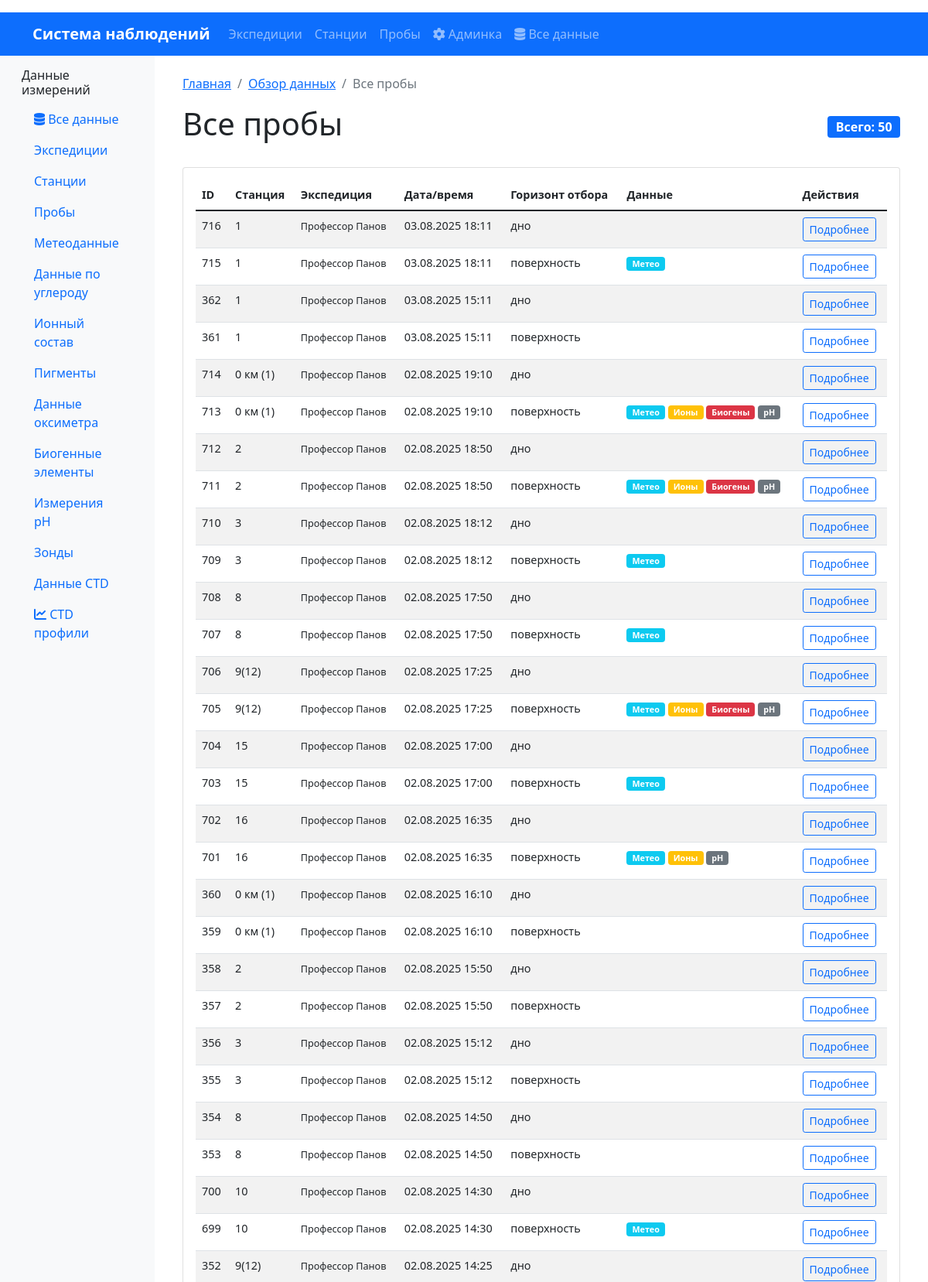
Page /data/samples/ (upper part) on the committed database.
### oceanography/models.py (models this page shows, shortened)
class Sample(models.Model):
    sample_id = models.AutoField(primary_key=True)
    station = models.ForeignKey(Station, on_delete=models.CASCADE, verbose_name="Станция", related_name='samples')
    datetime = models.DateTimeField(verbose_name="Дата и время отбора пробы")
    sampling_depth = models.CharField(max_length=50, verbose_name="Горизонт отбора")
    comment = models.TextField(blank=True, verbose_name="Комментарии")
    class Meta:
        db_table = 'samples'
        verbose_name = "Проба"
        verbose_name_plural = "Пробы"
        indexes = [
            models.Index(fields=['station', 'datetime']),
            models.Index(fields=['datetime']),
            models.Index(fields=['sampling_depth']),
        ]
        ordering = ['station__expedition', 'station', 'datetime']

class Station(models.Model):
    station_id = models.AutoField(primary_key=True)
    expedition = models.ForeignKey(Expedition, on_delete=models.CASCADE, verbose_name="Экспедиция", related_name='stations')
    station_name = models.CharField(max_length=200, verbose_name="Название станции")
    datetime = models.DateTimeField(verbose_name="Дата и время станции")  # НОВОЕ ПОЛЕ
    latitude = models.DecimalField(max_digits=9, decimal_places=6, verbose_name="Широта")
    longitude = models.DecimalField(max_digits=9, decimal_places=6, verbose_name="Долгота")
    bottom_depth = models.DecimalField(max_digits=7, decimal_places=2, null=True, blank=True, verbose_name="Глубина дна (м)")
    secchi_depth = models.DecimalField(max_digits=5, decimal_places=2, null=True, blank=True, verbose_name="Прозрачность по диску Секки (м)")
    class Meta:
        db_table = 'stations'
        verbose_name = "Станция"
        verbose_name_plural = "Станции"
        indexes = [
            models.Index(fields=['expedition', 'datetime']),
            models.Index(fields=['latitude', 'longitude']),
            models.Index(fields=['datetime']),
        ]
        unique_together = ['expedition', 'datetime']
        ordering = ['expedition', 'datetime']

class Expedition(models.Model):
    expedition_id = models.AutoField(primary_key=True)
    start_date = models.DateField(verbose_name="Дата начала экспедиции")
    end_date = models.DateField(verbose_name="Дата окончания экспедиции")
    platform = models.CharField(max_length=200, verbose_name="Название судна/платформы")
    area = models.CharField(max_length=300, verbose_name="Район работ")
    class Meta:
        db_table = 'expeditions'
        verbose_name = "Экспедиция"
        verbose_name_plural = "Экспедиции"
        indexes = [
            models.Index(fields=['start_date']),
            models.Index(fields=['platform']),
            models.Index(fields=['area']),
        ]
        ordering = ['-start_date']

### oceanography/views.py (the view)
# urls.py: path('data/samples/', SampleDataView.as_view(), name='data_samples'),
class SampleDataView(ListView):
    model = Sample
    template_name = 'oceanography/data_samples.html'
    context_object_name = 'samples'
    paginate_by = 50
    def get_queryset(self):
        return Sample.objects.select_related(
            'station', 'station__expedition'
        ).prefetch_related(
            'meteo_data', 'carbon_data', 'ionic_data',
            'pigments_data', 'nutrients_data', 'ph_measurements'
        ).order_by('-datetime')
    def get_context_data(self, **kwargs):
        context = super().get_context_data(**kwargs)
        context['breadcrumbs'] = [
            {'url': reverse('oceanography:home'), 'name': 'Главная'},
            {'url': reverse('oceanography:data_overview'), 'name': 'Обзор данных'},
            {'url': '', 'name': 'Все пробы'}
        ]
        return context

### oceanography/templates/oceanography/data_samples.html (shortened to what this page needs)
{% extends 'base.html' %}
{% load humanize %}
{% block content %}
    {% include 'include/_breadcrumbs.html' %}
    <div class="d-flex justify-content-between align-items-center mb-4">
        <h1>Все пробы</h1>
        <span class="badge bg-primary fs-6">Всего: {{ samples.count|intcomma }}</span>
    </div>
    <div class="card">
        <div class="card-body">
            <div class="table-responsive">
                <table class="table table-striped table-hover data-table">
                    <thead>
                        <tr>
                            <th>ID</th>
                            <th>Станция</th>
                            <th>Экспедиция</th>
                            <th>Дата/время</th>
                            <th>Горизонт отбора</th>
                            <th>Данные</th>
                            <th>Действия</th>
                        </tr>
                    </thead>
                    <tbody>
                        {% for sample in samples %}
                        <tr>
                            <td>{{ sample.sample_id }}</td>
                            <td>{{ sample.station.station_name }}</td>
                            <td>
                                <small>{{ sample.station.expedition.platform }}</small>
                            </td>
                            <td>{{ sample.datetime|date:"d.m.Y H:i" }}</td>
                            <td>{{ sample.sampling_depth }}</td>
                            <td>
                                {% if sample.meteo_data.exists %}<span class="badge bg-info">Метео</span>{% endif %}
                                {% if sample.ionic_data.exists %}<span class="badge bg-warning">Ионы</span>{% endif %}
                                {% if sample.nutrients_data.exists %}<span class="badge bg-danger">Биогены</span>{% endif %}
                                {% if sample.ph_measurements.exists %}<span class="badge bg-secondary">pH</span>{% endif %}
                            </td>
                            <td>
                                <a href="#" class="btn btn-sm btn-outline-primary">
                                    Подробнее
                                </a>
                            </td>
                        </tr>
                        {% empty %}
                        <tr>
                            <td colspan="7" class="text-center text-muted py-4">
                                Пробы не найдены
                            </td>
                        </tr>
                        {% endfor %}
                    </tbody>
                </table>
            </div>
        </div>
    </div>
{% endblock %}

### oceanography/templates/base.html (style rules this page uses)
.data-table { font-size: 0.9rem; }
.card { transition: transform 0.2s; }

### rows in the picture
Sample: sample_id "716", station.station_name "1", station.expedition.platform "Профессор Панов", datetime "03.08.2025 18:11", sampling_depth "дно"
Sample: sample_id "715", station.station_name "1", station.expedition.platform "Профессор Панов", datetime "03.08.2025 18:11", sampling_depth "поверхность", shows "Метео"
Sample: sample_id "362", station.station_name "1", station.expedition.platform "Профессор Панов", datetime "03.08.2025 15:11", sampling_depth "дно"
Sample: sample_id "361", station.station_name "1", station.expedition.platform "Профессор Панов", datetime "03.08.2025 15:11", sampling_depth "поверхность"
Sample: sample_id "714", station.station_name "0 км (1)", station.expedition.platform "Профессор Панов", datetime "02.08.2025 19:10", sampling_depth "дно"
Sample: sample_id "713", station.station_name "0 км (1)", station.expedition.platform "Профессор Панов", datetime "02.08.2025 19:10", sampling_depth "поверхность", shows "Метео", shows "Ионы", shows "Биогены", shows "pH"
Sample: sample_id "712", station.station_name "2", station.expedition.platform "Профессор Панов", datetime "02.08.2025 18:50", sampling_depth "дно"
Sample: sample_id "711", station.station_name "2", station.expedition.platform "Профессор Панов", datetime "02.08.2025 18:50", sampling_depth "поверхность", shows "Метео", shows "Ионы", shows "Биогены", shows "pH"
Sample: sample_id "710", station.station_name "3", station.expedition.platform "Профессор Панов", datetime "02.08.2025 18:12", sampling_depth "дно"
Sample: sample_id "709", station.station_name "3", station.expedition.platform "Профессор Панов", datetime "02.08.2025 18:12", sampling_depth "поверхность", shows "Метео"
Sample: sample_id "708", station.station_name "8", station.expedition.platform "Профессор Панов", datetime "02.08.2025 17:50", sampling_depth "дно"
Sample: sample_id "707", station.station_name "8", station.expedition.platform "Профессор Панов", datetime "02.08.2025 17:50", sampling_depth "поверхность", shows "Метео"
Sample: sample_id "706", station.station_name "9(12)", station.expedition.platform "Профессор Панов", datetime "02.08.2025 17:25", sampling_depth "дно"
Sample: sample_id "705", station.station_name "9(12)", station.expedition.platform "Профессор Панов", datetime "02.08.2025 17:25", sampling_depth "поверхность", shows "Метео", shows "Ионы", shows "Биогены", shows "pH"
Sample: sample_id "704", station.station_name "15", station.expedition.platform "Профессор Панов", datetime "02.08.2025 17:00", sampling_depth "дно"
Sample: sample_id "703", station.station_name "15", station.expedition.platform "Профессор Панов", datetime "02.08.2025 17:00", sampling_depth "поверхность", shows "Метео"
Sample: sample_id "702", station.station_name "16", station.expedition.platform "Профессор Панов", datetime "02.08.2025 16:35", sampling_depth "дно"
Sample: sample_id "701", station.station_name "16", station.expedition.platform "Профессор Панов", datetime "02.08.2025 16:35", sampling_depth "поверхность", shows "Метео", shows "Ионы", shows "pH"
Sample: sample_id "360", station.station_name "0 км (1)", station.expedition.platform "Профессор Панов", datetime "02.08.2025 16:10", sampling_depth "дно"
Sample: sample_id "359", station.station_name "0 км (1)", station.expedition.platform "Профессор Панов", datetime "02.08.2025 16:10", sampling_depth "поверхность"
Sample: sample_id "358", station.station_name "2", station.expedition.platform "Профессор Панов", datetime "02.08.2025 15:50", sampling_depth "дно"
Sample: sample_id "357", station.station_name "2", station.expedition.platform "Профессор Панов", datetime "02.08.2025 15:50", sampling_depth "поверхность"
Sample: sample_id "356", station.station_name "3", station.expedition.platform "Профессор Панов", datetime "02.08.2025 15:12", sampling_depth "дно"
Sample: sample_id "355", station.station_name "3", station.expedition.platform "Профессор Панов", datetime "02.08.2025 15:12", sampling_depth "поверхность"
Sample: sample_id "354", station.station_name "8", station.expedition.platform "Профессор Панов", datetime "02.08.2025 14:50", sampling_depth "дно"
Sample: sample_id "353", station.station_name "8", station.expedition.platform "Профессор Панов", datetime "02.08.2025 14:50", sampling_depth "поверхность"
Sample: sample_id "700", station.station_name "10", station.expedition.platform "Профессор Панов", datetime "02.08.2025 14:30", sampling_depth "дно"
Sample: sample_id "699", station.station_name "10", station.expedition.platform "Профессор Панов", datetime "02.08.2025 14:30", sampling_depth "поверхность", shows "Метео"
Sample: sample_id "352", station.station_name "9(12)", station.expedition.platform "Профессор Панов", datetime "02.08.2025 14:25", sampling_depth "дно"

### other values in the picture
{{ crumb.name }} "Главная" "Обзор данных"
{{ crumb.name }} "Все пробы"
{{ samples.count|intcomma }} "50"
